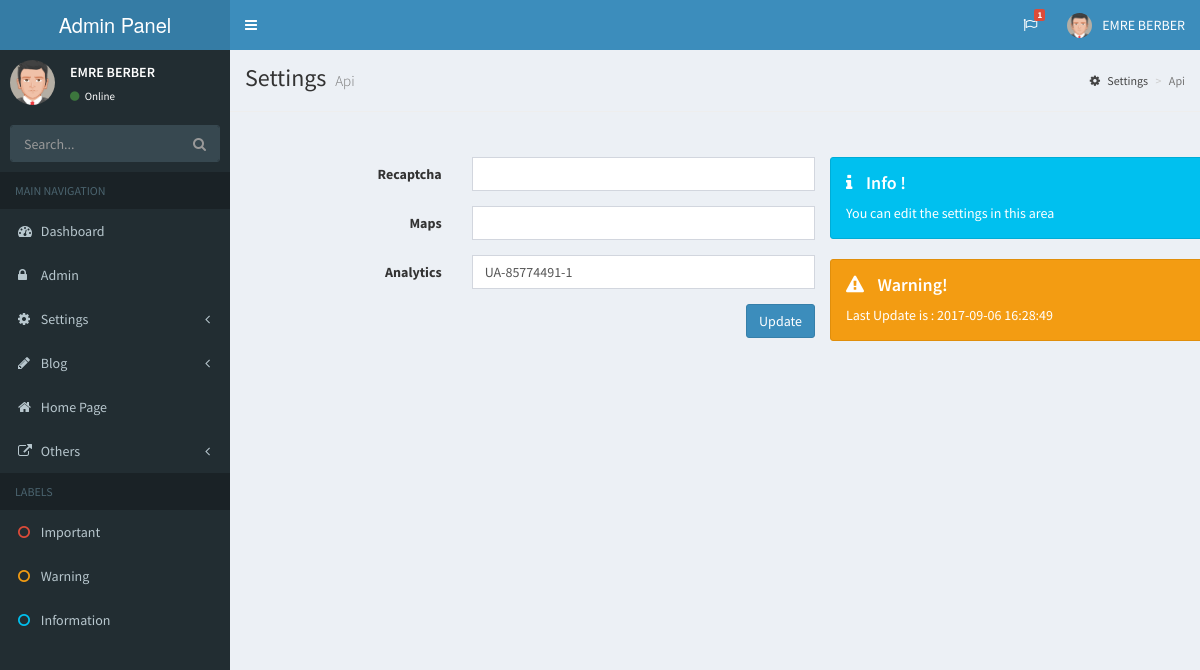
The page /Admin/api.php (signed in) on the database its author committed.
### tables this page shows
CREATE TABLE `profile` (
  `profile_id` int(11) NOT NULL DEFAULT '0',
  `profile_photo` varchar(150) NOT NULL,
  `profile_name` varchar(50) NOT NULL,
  `profile_job` varchar(50) NOT NULL,
  `profile_school` varchar(100) NOT NULL,
  `profile_department` varchar(50) NOT NULL,
  `profile_country` varchar(50) NOT NULL,
  `profile_city` varchar(50) NOT NULL,
  `profile_mail` varchar(100) NOT NULL,
  `profile_aboutme` varchar(150) NOT NULL,
  `profile_lastupdate` datetime NOT NULL
);

CREATE TABLE `api` (
  `api_id` int(1) NOT NULL DEFAULT '0',
  `api_recaptcha` varchar(100) NOT NULL,
  `api_maps` varchar(150) NOT NULL,
  `api_analytics` varchar(50) NOT NULL,
  `api_lastupdate` datetime NOT NULL
);

### Admin/api.php (the view, shortened to what this page needs)
<?php
include 'netting/connection.php';
$apiquery=$db->prepare("SELECT * FROM api WHERE api_id=?");
$apiquery->execute(array(0));
$getapi=$apiquery->fetch(PDO::FETCH_ASSOC);
$type="info";
$icon="info";
$message="Info !";
$text="You can edit the settings in this area";
?>
<!DOCTYPE html>
<html>
<head>
    <link rel="stylesheet" href="bootstrap/css/bootstrap.min.css">
    <link rel="stylesheet" href="https://cdnjs.cloudflare.com/ajax/libs/font-awesome/4.5.0/css/font-awesome.min.css">
    <link rel="stylesheet" href="https://cdnjs.cloudflare.com/ajax/libs/ionicons/2.0.1/css/ionicons.min.css">
    <link rel="stylesheet" href="dist/css/AdminLTE.min.css">
    <link rel="stylesheet" href="dist/css/skins/_all-skins.min.css">
</head>
<body class="hold-transition skin-blue sidebar-mini">
    <div class="wrapper">
        <?php include 'header.php'; ?>
        <?php include 'sidebar.php'; ?>
        <div class="content-wrapper">
            <section class="content-header">
                <h1>
                    Settings
                    <small>Api</small>
                </h1>
                <ol class="breadcrumb">
                    <li><a href="#"><i class="fa fa-cog"></i> Settings</a></li>
                    <li class="active">Api</li>
                </ol>
            </section>
            <hr>
            <section class="content">
                <div class="container">
                    <div class="box-body">
                    <form method="POST" action="netting/operation.php" class="form-horizontal col-lg-6">
                        <div class="form-group">
                            <label class="col-sm-4 control-label">Recaptcha</label>
                            <div class="col-sm-8">
                                <input name="api_recaptcha" type="text" class="form-control" value="<?php echo $getapi['api_recaptcha']; ?>">
                            </div>
                        </div>
                        <div class="form-group">
                            <label class="col-sm-4 control-label">Maps</label>
                            <div class="col-sm-8">
                                <input name="api_maps" type="text" class="form-control" value="<?php echo $getapi['api_maps']; ?>">
                            </div>
                        </div>
                        <div class="form-group">
                            <label class="col-sm-4 control-label">Analytics</label>
                            <div class="col-sm-8">
                                <input name="api_analytics" type="text" class="form-control" value="<?php echo $getapi['api_analytics']; ?>">
                            </div>
                        </div>
                        <button type="submit" name="apiupdate" class="btn btn-primary pull-right">Update</button>
                    </form>
                    <div class="alert alert-<?php echo $type ?> alert-dismissible col-lg-5">
                        <h4><i class="icon fa fa-<?php echo $icon ?>"></i> <?php echo $message ?></h4>
                        <?php echo $text ?>
                    </div>
                    <div class="alert alert-warning alert-dismissible col-lg-5">
                        <h4><i class="icon fa fa-warning"></i> Warning!</h4>
                        Last Update is : <?php echo $getapi['api_lastupdate'] ?>
                    </div>
                </div>
                </div>
            </section>
        </div>
    </div>
</body>
</html>

### Admin/header.php (shortened to what this page needs)
<?php
include 'netting/connection.php';
$profilequery=$db->prepare("SELECT * FROM profile WHERE profile_id=?");
$profilequery->execute(array(0));
$getprofile=$profilequery->fetch(PDO::FETCH_ASSOC);
?>
<header class="main-header">
    <a href="../../index2.html" class="logo">
      <span class="logo-lg">Admin Panel</span>
    </a>
    <nav class="navbar navbar-static-top">
      <a href="#" class="sidebar-toggle" data-toggle="offcanvas" role="button">
      </a>
      <div class="navbar-custom-menu">
        <ul class="nav navbar-nav">
          <li class="dropdown tasks-menu">
            <a href="#" class="dropdown-toggle" data-toggle="dropdown">
              <i class="fa fa-flag-o"></i>
              <span class="label label-danger">1</span>
            </a>
          </li>
          <li class="dropdown user user-menu">
            <a href="#" class="dropdown-toggle" data-toggle="dropdown">
              <img src="<?php echo $getprofile['profile_photo']; ?>" class="user-image" alt="User Image">
              <span class="hidden-xs"><?php echo $getprofile['profile_name']; ?></span>
            </a>
          </li>
        </ul>
      </div>
    </nav>
  </header>

### Admin/sidebar.php (shortened to what this page needs)
<?php
include 'netting/connection.php';
$profilequery=$db->prepare("SELECT * FROM profile WHERE profile_id=?");
$profilequery->execute(array(0));
$getprofile=$profilequery->fetch(PDO::FETCH_ASSOC);
?>
<aside class="main-sidebar" style="height:2000px;">
<section class="sidebar">
    <div class="user-panel">
        <div class="pull-left image">
            <img src="<?php echo $getprofile['profile_photo']; ?>" class="img-circle" alt="User Image">
        </div>
        <div class="pull-left info">
            <p><?php echo $getprofile['profile_name']; ?></p>
            <a href="#"><i class="fa fa-circle text-success"></i> Online</a>
        </div>
    </div>
    <form action="#" method="get" class="sidebar-form">
        <div class="input-group">
            <input type="text" name="q" class="form-control" placeholder="Search..." autocomplete="off">
            <span class="input-group-btn">
                <button type="submit" name="search" id="search-btn" class="btn btn-flat"><i class="fa fa-search"></i>
                </button>
              </span>
        </div>
    </form>
    <ul class="sidebar-menu">
        <li class="header">MAIN NAVIGATION</li>
        <li><a href="index.php"><i class="fa fa-dashboard"></i> <span>Dashboard</span></a></li>
        <li><a href="admin.php"><i class="fa fa-lock"></i> <span>Admin</span></a></li>
        <li class="treeview">
            <a href="#">
                <i class="fa fa-cog"></i> <span>Settings</span>
                <span class="pull-right-container">
              <i class="fa fa-angle-left pull-right"></i>
            </span>
            </a>
        </li>
        <li class="treeview">
            <a href="#">
                <i class="fa fa-pencil"></i> <span>Blog</span>
                <span class="pull-right-container">
              <i class="fa fa-angle-left pull-right"></i>
            </span>
            </a>
        </li>
        <li><a href="home.php"><i class="fa fa-home"></i> <span>Home Page</span></a></li>
        <li class="treeview">
            <a href="#">
                <i class="fa fa-external-link"></i> <span>Others</span>
                <span class="pull-right-container">
              <i class="fa fa-angle-left pull-right"></i>
            </span>
            </a>
        </li>
        <li class="header">LABELS</li>
        <li><a href="#"><i class="fa fa-circle-o text-red"></i> <span>Important</span></a></li>
        <li><a href="#"><i class="fa fa-circle-o text-yellow"></i> <span>Warning</span></a></li>
        <li><a href="#"><i class="fa fa-circle-o text-aqua"></i> <span>Information</span></a></li>
    </ul>
</section>
</aside>

### rows shown on the page
profile: profile_photo (placeholder picture), profile_name "EMRE BERBER"
api: api_analytics "UA-85774491-1", api_lastupdate "2017-09-06 16:28:49"

### other values the page prints
$message "Info !"
$text "You can edit the settings in this area"
